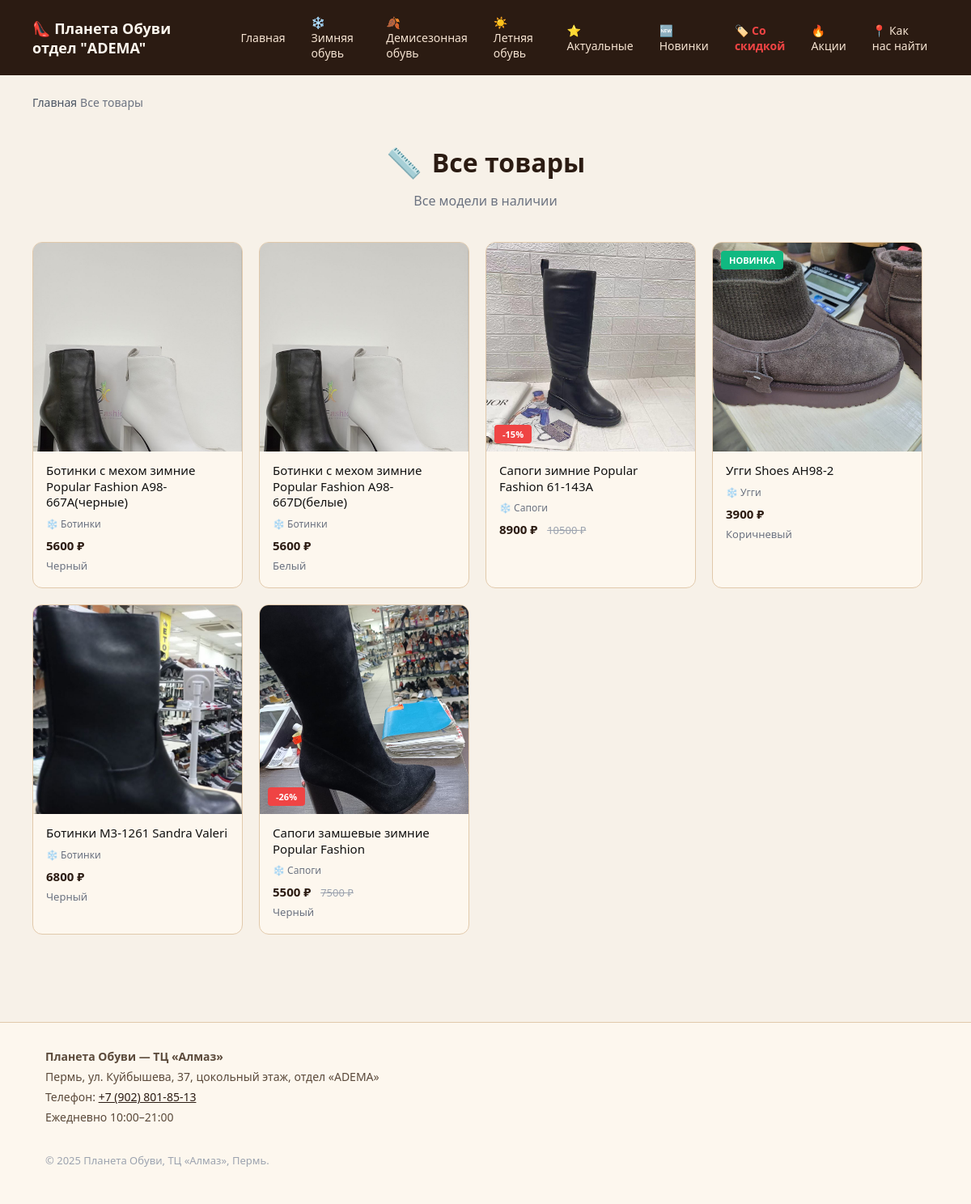
Page /products on the committed database.
### app/models.py (models this page shows)
class Category(Base):
    __tablename__ = "categories"
    id = Column(Integer, primary_key=True, index=True)
    name = Column(String(255), nullable=False)
    slug = Column(String(255), unique=True, nullable=False, index=True)
    icon = Column(String(32), nullable=True)  # emoji или иконка
    sort_order = Column(Integer, default=0, nullable=False)
    subcategories = relationship("Subcategory", back_populates="category", order_by="Subcategory.sort_order")

class Product(Base):
    __tablename__ = "products"
    id = Column(Integer, primary_key=True, index=True)
    name = Column(String(255), nullable=False)
    slug = Column(String(255), nullable=False, index=True)
    description = Column(Text, nullable=True)
    price = Column(Float, nullable=False)
    old_price = Column(Float, nullable=True)
    sizes_json = Column(String(255), nullable=True)  # JSON: "[36, 37, 38, 39]"
    color = Column(String(64), nullable=True)
    image_url = Column(String(512), nullable=True)
    is_active = Column(Boolean, default=True, nullable=False)
    is_new = Column(Boolean, default=False, nullable=False)  # новинка
    is_featured = Column(Boolean, default=False, nullable=False)  # актуальный товар
    created_at = Column(DateTime, default=datetime.utcnow, nullable=False)
    subcategory_id = Column(Integer, ForeignKey("subcategories.id"), nullable=True)
    subcategory = relationship("Subcategory", back_populates="products")

class Subcategory(Base):
    __tablename__ = "subcategories"
    id = Column(Integer, primary_key=True, index=True)
    name = Column(String(255), nullable=False)
    slug = Column(String(255), nullable=False, index=True)
    sort_order = Column(Integer, default=0, nullable=False)
    category_id = Column(Integer, ForeignKey("categories.id"), nullable=False)
    category = relationship("Category", back_populates="subcategories")
    products = relationship("Product", back_populates="subcategory", order_by="Product.created_at.desc()")

### app/main.py (the view)
@app.get("/products", response_class=HTMLResponse)
def products_page(
    request: Request,
    size: int | None = None,
    db: Session = Depends(get_db),
) -> HTMLResponse:
    all_categories = db.query(Category).options(joinedload(Category.subcategories)).order_by(Category.sort_order).all()
    products = (
        db.query(Product)
        .options(joinedload(Product.subcategory).joinedload(Subcategory.category))
        .filter(Product.is_active.is_(True))
        .order_by(Product.created_at.desc())
        .all()
    )
    if size is not None:
        filtered: list[Product] = []
        for product in products:
            sizes = from_json(product.sizes_json)
            if isinstance(sizes, list) and any(int(s) == size for s in sizes if s is not None):
                filtered.append(product)
        products = filtered
    list_title = f"Размер {size}" if size is not None else "Все товары"
    list_subtitle = "Доступные модели с выбранным размером" if size is not None else "Все модели в наличии"
    page_title = f"Обувь размера {size} — ТЦ «Алмаз», Пермь" if size is not None else "Каталог обуви — ТЦ «Алмаз», Пермь"
    meta_description = (
        f"Женская кожаная обувь размера {size} в наличии. ТЦ «Алмаз», ул. Куйбышева, 37."
        if size is not None
        else "Каталог женской кожаной обуви в Перми: зимняя, демисезонная, летняя. ТЦ «Алмаз»."
    )
    return templates.TemplateResponse(
        "products_list.html",
        {
            "request": request,
            "categories": all_categories,
            "products": products,
            "list_title": list_title,
            "list_subtitle": list_subtitle,
            "list_icon": "📏",
            "page_title": page_title,
            "meta_description": meta_description,
        },
    )

### app/templates/products_list.html (shortened to what this page needs)
{% extends "base.html" %}
{% block content %}
<nav class="breadcrumbs" aria-label="Хлебные крошки">
  <ol itemscope itemtype="https://schema.org/BreadcrumbList">
    <li itemprop="itemListElement" itemscope itemtype="https://schema.org/ListItem">
      <a href="/" itemprop="item"><span itemprop="name">Главная</span></a>
    </li>
    <li itemprop="itemListElement" itemscope itemtype="https://schema.org/ListItem">
      <span itemprop="name">{{ list_title }}</span>
    </li>
  </ol>
</nav>
<section class="products-list-page">
  <header class="products-list-header animate-slide-up">
    <h1><span class="list-icon">{{ list_icon }}</span> {{ list_title }}</h1>
    <p class="products-list-subtitle">{{ list_subtitle }}</p>
  </header>
  {% if products %}
  <div class="product-grid" itemscope itemtype="https://schema.org/ItemList">
    {% for product in products %}
    <article class="product-card animate-scale-in" style="--delay: {{ loop.index0 * 0.05 }}s" itemprop="itemListElement" itemscope itemtype="https://schema.org/Product">
      <a href="/product/{{ product.id }}-{{ product.slug }}" class="product-card-link">
        <div class="product-card-image">
          {% if product.image_url %}
          <img
            src="{{ product.image_url }}"
            alt="{{ product.name }}"
            itemprop="image"
            loading="lazy"
          />
          {% else %}
          <div class="product-placeholder">👠</div>
          {% endif %}
          {% if product.is_new %}
          <span class="product-badge product-badge-new">Новинка</span>
          {% endif %}
          {% if product.old_price and product.old_price > product.price %}
          <span class="product-badge product-badge-sale">
            -{{ ((product.old_price - product.price) / product.old_price * 100) | int }}%
          </span>
          {% endif %}
        </div>
        <div class="product-card-body">
          <h3 class="product-card-title" itemprop="name">{{ product.name }}</h3>
          {% if product.subcategory and product.subcategory.category %}
          <div class="product-card-category">
            {{ product.subcategory.category.icon }} {{ product.subcategory.name }}
          </div>
          {% endif %}
          <div class="product-card-price" itemprop="offers" itemscope itemtype="https://schema.org/Offer">
            <span class="price" itemprop="price" content="{{ product.price }}">{{ product.price | int }} ₽</span>
            {% if product.old_price and product.old_price > product.price %}
            <span class="old-price">{{ product.old_price | int }} ₽</span>
            {% endif %}
          </div>
          {% if product.color %}
          <div class="product-card-color">{{ product.color }}</div>
          {% endif %}
        </div>
      </a>
    </article>
    {% endfor %}
  </div>
  {% else %}
  <div class="products-empty animate-slide-up">
    <div class="empty-icon">📦</div>
    <p>В этом разделе пока нет товаров</p>
    <a href="/" class="btn btn-primary">← Вернуться на главную</a>
  </div>
  {% endif %}
</section>
{% endblock %}

### app/templates/base.html (shortened to what this page needs)
<!DOCTYPE html>
<html lang="ru">
  <head>
    <link rel="stylesheet" href="{{ url_for('static', path='/style.css') }}?v=3" />
  </head>
  <body>
    <header class="header">
      <div class="container header-inner">
        <div class="logo">
          <a href="/">👠 Планета Обуви отдел "ADEMA"</a>
        </div>
        <nav class="nav">
          <a href="/" class="nav-link">Главная</a>
          {% if categories is defined %}
            {% for cat in categories %}
            <div class="nav-dropdown">
              <a href="/category/{{ cat.slug }}" class="nav-link nav-link-dropdown">
                {{ cat.icon }} {{ cat.name }}
              </a>
            </div>
            {% endfor %}
          {% endif %}
          <a href="/featured" class="nav-link">⭐ Актуальные</a>
          <a href="/new" class="nav-link">🆕 Новинки</a>
          <a href="/sale" class="nav-link nav-link-sale">🏷️ Со скидкой</a>
          <a href="/promotions" class="nav-link">🔥 Акции</a>
          <a href="/map" class="nav-link">📍 Как нас найти</a>
        </nav>
      </div>
    </header>
    <main class="main container">
      {% block content %}{% endblock %}
    </main>
    <footer class="footer" itemscope itemtype="https://schema.org/LocalBusiness">
      <div class="container footer-inner">
        <div class="footer-info">
          <p itemprop="name"><strong>Планета Обуви — ТЦ «Алмаз»</strong></p>
          <p itemprop="address" itemscope itemtype="https://schema.org/PostalAddress">
            <span itemprop="addressLocality">Пермь</span>,
            <span itemprop="streetAddress">ул. Куйбышева, 37, цокольный этаж, отдел «ADEMA»</span>
          </p>
          <p>Телефон: <a href="tel:+79028018513" itemprop="telephone">+7 (902) 801-85-13</a></p>
          <p itemprop="openingHours" content="Mo-Su 10:00-21:00">Ежедневно 10:00–21:00</p>
        </div>
        <p class="footer-copy">&copy; 2025 Планета Обуви, ТЦ «Алмаз», Пермь.</p>
      </div>
    </footer>
  </body>
</html>

### static/style.css (style rules this page uses)
* { box-sizing: border-box; }
body { margin: 0; font-family: system-ui, -apple-system, BlinkMacSystemFont, "Segoe UI", sans-serif; color: #111111; background-color: #f7f1e8; }
a { color: #2b1b12; }
.container { max-width: 1120px; margin: 0 auto; padding: 0 16px; }
.header { background-color: #2b1b12; color: #fdf7ee; position: sticky; top: 0; z-index: 100; }
.header-inner { display: flex; align-items: center; justify-content: space-between; padding: 12px 0; gap: 16px; }
.logo a { color: #fdf7ee; text-decoration: none; font-weight: 600; font-size: 18px; }
.nav { display: flex; gap: 8px; flex-wrap: nowrap; align-items: center; overflow-x: auto; scrollbar-width: none; }
.nav-link { color: #f5e3d1; text-decoration: none; font-size: 14px; padding: 6px 12px; border-radius: 6px; transition: background-color 0.15s ease, color 0.15s ease; }
.nav-dropdown { position: relative; }
.nav-link-dropdown { display: inline-flex; align-items: center; gap: 4px; }
.main { padding: 24px 0 48px; min-height: calc(100vh - 200px); }
.product-grid { display: grid; grid-template-columns: repeat(auto-fill, minmax(200px, 260px)); gap: 20px; justify-content: start; }
.product-card { background-color: #fdf7ee; border-radius: 12px; border: 1px solid #e1c9ab; overflow: hidden; transition: all 0.2s ease; }
.product-grid .product-card { max-width: 100%; }
.product-card-link { display: flex; flex-direction: column; color: inherit; text-decoration: none; height: 100%; }
.product-card-image { width: 100%; aspect-ratio: 1 / 1; position: relative; background-color: #e7d3ba; overflow: hidden; }
.product-card-image img { width: 100%; height: 100%; object-fit: cover; }
.product-badge { position: absolute; top: 10px; left: 10px; padding: 4px 10px; border-radius: 4px; font-size: 11px; font-weight: 600; text-transform: uppercase; }
.product-badge-new { background-color: #10b981; color: #fff; }
.product-badge-sale { background-color: #ef4444; color: #fff; top: auto; bottom: 10px; }
.product-card-body { padding: 14px 16px 18px; }
.product-card-title { font-size: 15px; font-weight: 500; margin: 0 0 8px; line-height: 1.3; }
.product-card-price { font-size: 15px; }
.product-card-price .price { font-weight: 700; color: #2b1b12; }
.product-card-price .old-price { margin-left: 8px; font-size: 13px; color: #9ca3af; text-decoration: line-through; }
.product-card-color { margin-top: 6px; font-size: 13px; color: #6b7280; }
.breadcrumbs { font-size: 14px; margin-bottom: 20px; color: #6b7280; }
.breadcrumbs ol { list-style: none; display: flex; flex-wrap: wrap; gap: 4px; padding: 0; margin: 0; }
.breadcrumbs li { display: flex; align-items: center; }
.breadcrumbs a { color: #4b5563; text-decoration: none; }
.footer { border-top: 1px solid #e1c9ab; padding: 32px 0; font-size: 14px; color: #5b4a3b; background-color: #fdf7ee; }
.footer-inner { display: flex; flex-direction: column; gap: 16px; }
.footer-info p { margin: 0 0 6px; }
.footer-info a { color: #2b1b12; font-weight: 500; }
.footer-copy { color: #9ca3af; font-size: 13px; }
.animate-slide-up { animation: slideUp 0.7s ease-out both; animation-delay: var(--delay, 0s); }
.animate-scale-in { animation: scaleIn 0.6s ease-out both; animation-delay: var(--delay, 0s); }
.product-card { transition: transform 0.3s ease, box-shadow 0.3s ease; }
.product-card-image img { transition: transform 0.4s ease; }
.products-list-page { padding: 20px 0 60px; }
.products-list-header { text-align: center; margin-bottom: 40px; }
.products-list-header h1 { font-size: 32px; margin: 0 0 12px; color: #2b1b12; display: flex; align-items: center; justify-content: center; gap: 12px; }
.products-list-header .list-icon { font-size: 36px; }
.products-list-subtitle { color: #6b7280; font-size: 16px; margin: 0; }
.nav-link-sale { color: #ef4444 !important; font-weight: 600; }
.product-card-category { font-size: 12px; color: #6b7280; margin-bottom: 8px; display: flex; align-items: center; gap: 4px; }

### rows in the picture
Category: icon "❄️", name "Зимняя обувь"
Category: icon "🍂", name "Демисезонная обувь"
Category: icon "☀️", name "Летняя обувь"
Product: image_url (picture), name "Ботинки с мехом зимние Popular Fashion A98-667A(черные)", subcategory.category.icon "❄️", subcategory.name "Ботинки", price "5600", color "Черный"
Product: image_url (picture), name "Ботинки с мехом зимние Popular Fashion A98-667D(белые)", subcategory.category.icon "❄️", subcategory.name "Ботинки", price "5600", color "Белый"
Product: image_url (picture), old_price+price "15", name "Сапоги зимние Popular Fashion 61-143A", subcategory.category.icon "❄️", subcategory.name "Сапоги", price "8900", old_price "10500"
Product: image_url (picture), is_new "НОВИНКА", name "Угги Shoes AH98-2", subcategory.category.icon "❄️", subcategory.name "Угги", price "3900", color "Коричневый"
Product: image_url (picture), name "Ботинки M3-1261 Sandra Valeri", subcategory.category.icon "❄️", subcategory.name "Ботинки", price "6800", color "Черный"
Product: image_url (picture), old_price+price "26", name "Сапоги замшевые зимние Popular Fashion", subcategory.category.icon "❄️", subcategory.name "Сапоги", price "5500", old_price "7500", color "Черный"

### other values in the picture
{{ list_title }} "Все товары"
{{ list_icon }} "📏"
{{ list_subtitle }} "Все модели в наличии"
